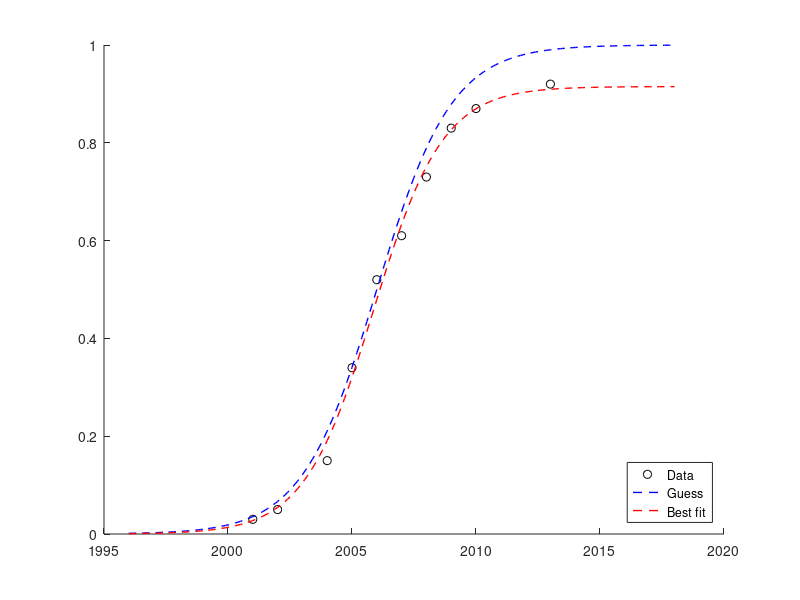

Source code (MATLAB): (Note: this script raises an error after producing the figure.)
% least-squares fit to data using Levenberg-Marquardt algorithm

% prepare a figure for plotting
figure(1);clf;set(gcf,'color','w');

% sigmoid function to fit to data
f = @(p,x) (p(1))./(1 + exp(-p(2).*(x - p(3))));

% choose maximum number of iterations, tolerance of fit, and
% iteration-level verbosity to record to diary
fit_options = ...
    statset('MaxIter',100000000,'Display','Iter', 'TolFun', 1e-12);


x = [2001
    2002
    2004
    2005
    2006
    2007
    2008
    2009
    2010
    2013];

y = [3%
    5%
    15%
    34%
    52%
    61%
    73%
    83%
    87%
    92]./100;

extra_x_to_plot_beyond_data = 5;

guess = [1,.66,2006];

% use Levenberg-Marquardt to get best-fit parameters
p = nlinfit(x,y,f,guess,fit_options);

% plot best-fit curve
hold on;
plot(x,y,'ko');
x_fit_to_plot = ...
    x(1)-extra_x_to_plot_beyond_data:.1:...
    extra_x_to_plot_beyond_data+x(end);
plot(x_fit_to_plot,f(guess,x_fit_to_plot),'--','color','b','LineWidth',1);
plot(x_fit_to_plot,f(p,x_fit_to_plot),'--','color','r','LineWidth',1);

hold on;

legend('Data','Guess','Best fit','location','southeast')

% plot data on top of best fit curve




% add title to plot
title(['Best-fit parameters: ',num2str(p)]);


